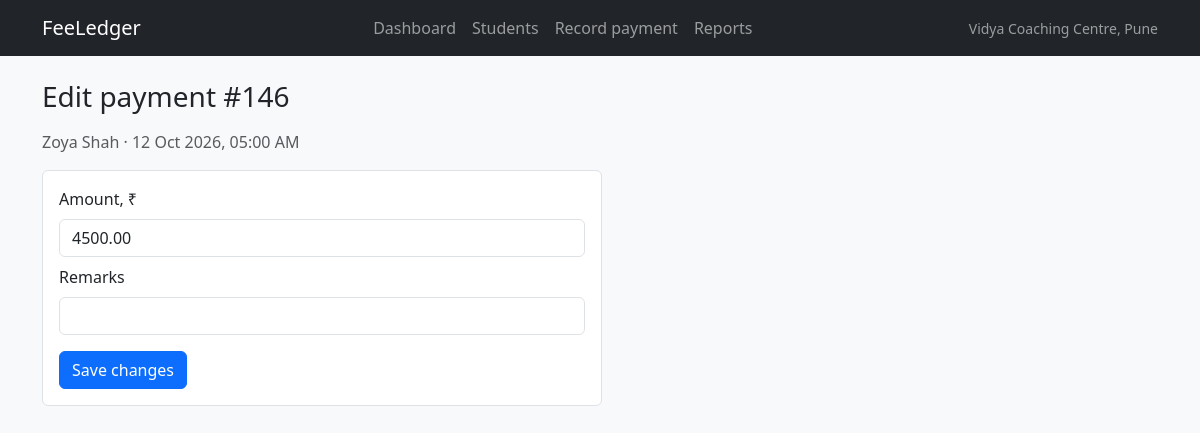
/index.php/payments/edit/146, run on the app's committed database.
### tables this page shows
CREATE TABLE payments (
  id INT UNSIGNED NOT NULL AUTO_INCREMENT PRIMARY KEY,
  student_id INT UNSIGNED NOT NULL,
  batch_id INT UNSIGNED NOT NULL,
  amount DECIMAL(10,2) NOT NULL,
  mode ENUM('counter','online') NOT NULL,
  status ENUM('captured','pending','failed') NOT NULL DEFAULT 'captured',
  gateway_ref VARCHAR(40) NULL,
  remarks VARCHAR(255) NULL,
  paid_at DATETIME NOT NULL,
  KEY idx_payments_student (student_id),
  KEY idx_payments_batch_paid (batch_id, paid_at),
  KEY idx_payments_paid (paid_at),
  CONSTRAINT fk_payments_student FOREIGN KEY (student_id) REFERENCES students (id)
);

CREATE TABLE students (
  id INT UNSIGNED NOT NULL AUTO_INCREMENT PRIMARY KEY,
  batch_id INT UNSIGNED NOT NULL,
  name VARCHAR(120) NOT NULL,
  phone VARCHAR(15) NOT NULL,
  email VARCHAR(150) NULL,
  joined_on DATE NOT NULL,
  discount DECIMAL(10,2) NOT NULL DEFAULT 0,
  KEY idx_students_batch (batch_id),
  CONSTRAINT fk_students_batch FOREIGN KEY (batch_id) REFERENCES batches (id)
);

### application/core/MY_Controller.php (called while the page is built, shortened)
<?php
class MY_Controller extends CI_Controller {
	public function __construct()
	{
		$this->load->model(array('batch_model', 'student_model', 'installment_model', 'payment_model'));
	}
	protected function render($view, array $data = array())
	{
		$data['content'] = $this->load->view($view, $data, TRUE);
		$data['centre_name'] = $this->config->item('centre_name');
		$this->load->view('layout', $data);
	}
}

### application/controllers/Payments.php (called while the page is built, shortened)
<?php
class Payments extends MY_Controller {
	public function edit($id)
	{
		$payment = $this->payment_model->get($id);
		$this->form_validation->set_rules('amount', 'Amount', 'required');
		$this->form_validation->set_rules('remarks', 'Remarks', 'trim|max_length[255]');
		if ($this->form_validation->run() === FALSE)
		{
			$this->render('payments/edit', array('title' => 'Edit payment #' . $payment->id, 'payment' => $payment));
			return;
		}
		$this->payment_model->update($id, array(
			'amount'  => $this->input->post('amount'),
			'remarks' => $this->input->post('remarks'),
		));
	}
}

### index.php (called while the page is built, shortened)
<?php
require_once BASEPATH.'core/CodeIgniter.php';

### application/models/Payment_model.php (called while the page is built, shortened)
<?php
class Payment_model extends CI_Model {
	public function get($id)
	{
		return $this->db->select('p.*, s.name AS student_name, b.name AS batch_name')
			->from('payments p')
			->join('students s', 's.id = p.student_id')
			->join('batches b', 'b.id = p.batch_id')
			->where('p.id', (int) $id)
			->get()->row();
	}
}

### application/views/payments/edit.php (the view, shortened to what this page needs)
<h1 class="h3 mb-3">Edit payment #<?php echo (int) $payment->id; ?></h1>
<p class="text-muted"><?php echo html_escape($payment->student_name); ?> · <?php echo date('d M Y, h:i A', strtotime($payment->paid_at)); ?></p>
<?php echo form_open('payments/edit/' . $payment->id, array('class' => 'bg-white p-3 border rounded', 'style' => 'max-width: 560px')); ?>
	<div class="mb-2"><label class="form-label">Amount, ₹</label><input class="form-control" type="text" name="amount" value="<?php echo set_value('amount', $payment->amount); ?>"></div>
	<div class="mb-3"><label class="form-label">Remarks</label><input class="form-control" name="remarks" value="<?php echo set_value('remarks', $payment->remarks); ?>"></div>
	<button class="btn btn-primary" type="submit">Save changes</button>
<?php echo form_close(); ?>

### data on the page
payments: id "146", student.name "Zoya Shah", paid_at "12 Oct 2026, 05:00 AM", amount "4500.00"

### other printed values
$centre_name "Vidya Coaching Centre, Pune"
